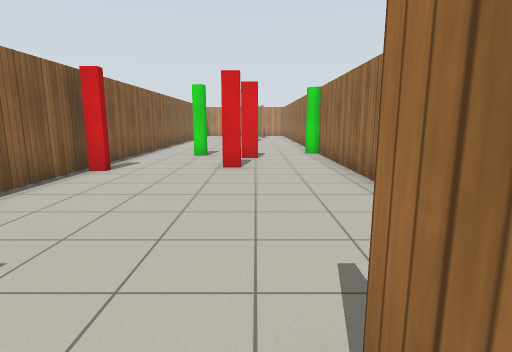
View 1 (above)

16 first-person views from a walk through a world built for the Gazebo simulator. The camera is 1.2 m above the floor, tilts 10° down and sees 80° across. The lines on the ground mark 1 m squares. The floor is counted in squares, 1 m on a side. Each view is taken from the middle of a square. On the plan, view 1 faces up. The plan holds only what a view shows up to about 13 squares ahead; the rest is blank. Simple patterns stand in for the simulator's built-in surfaces.

View 2
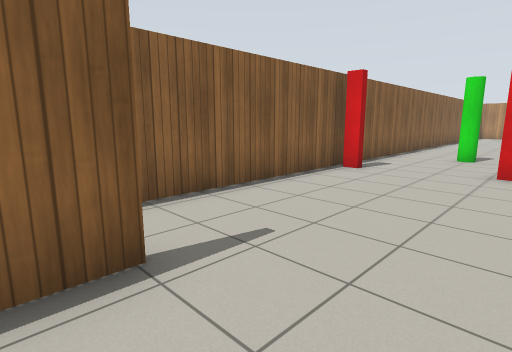

View 3
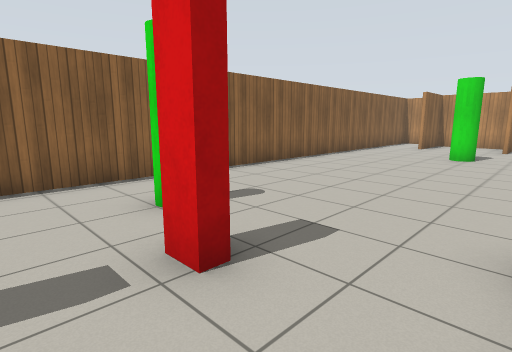

View 4
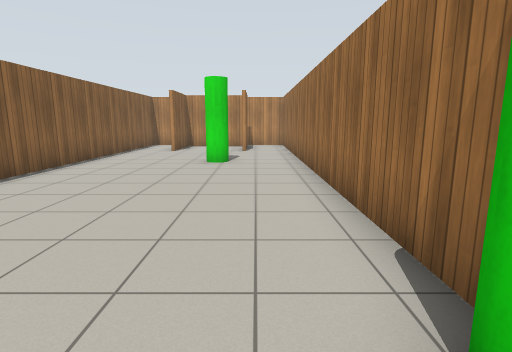

View 5
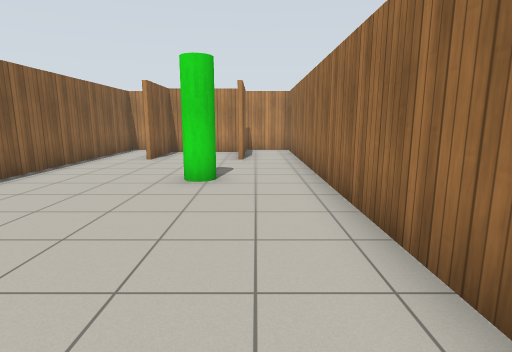

View 6
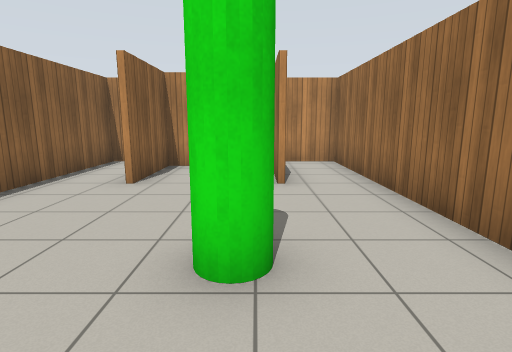

View 7
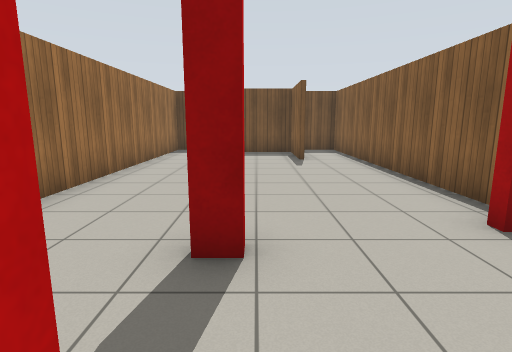

View 8
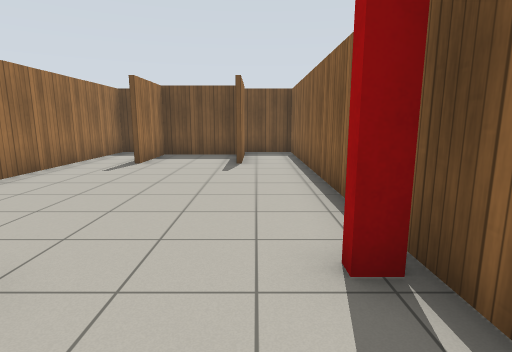

View 9
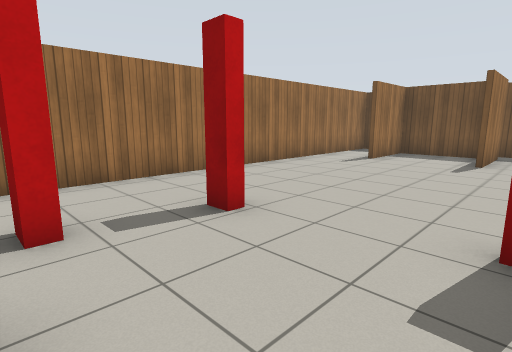

View 10
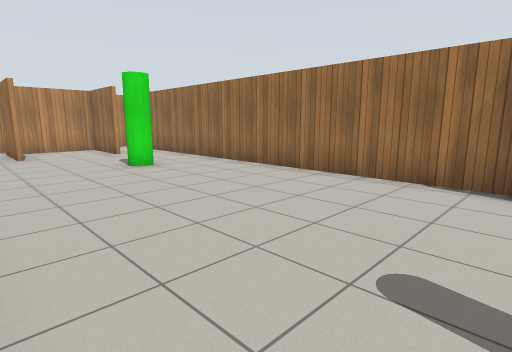

View 11
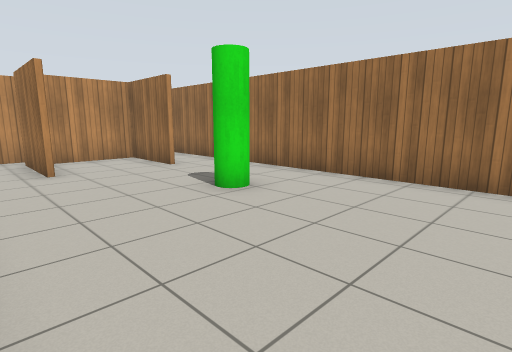

View 12
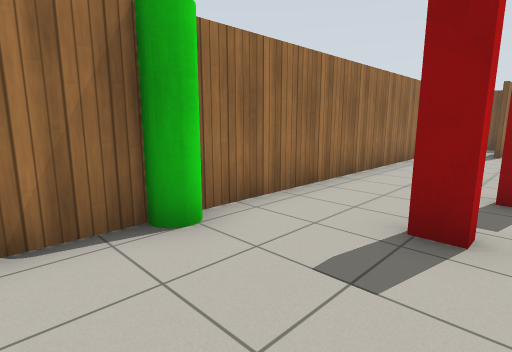

View 13
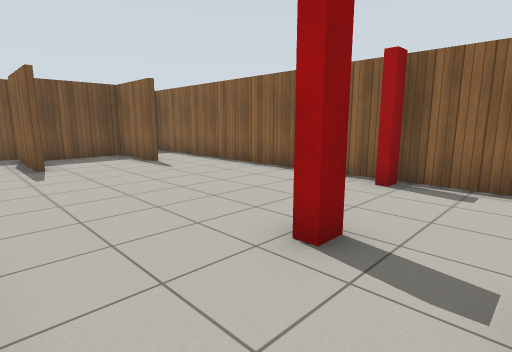

View 14
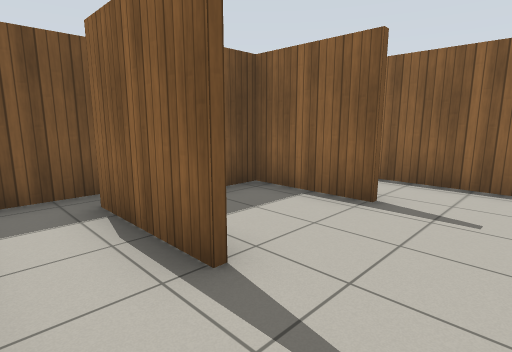

View 15
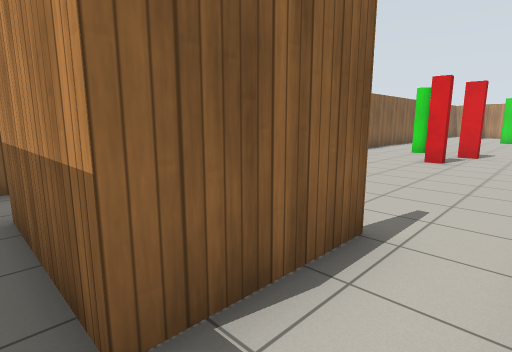

View 16
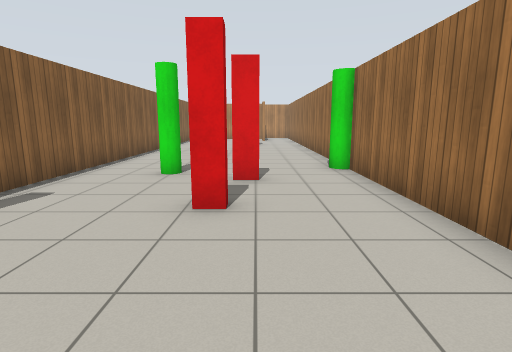

### Floor plan
Points are (right, up) in squares from view 1. A wall is a line through its corners. A room is listed if a view was taken in it or the views show most of it. See-through windows are left out.
Room 1 (views 1, 2, 3, 4, 5, 6, 7, 8, 9, 10, 11, 12, 13, 14, 16)
walls: (0.4, 23.9) (0.4, 26.4) (-2.4, 26.4) (-2.4, 23.9); (-2.6, 23.9) (-2.6, 26.6); (-2.4, 1.1) (-2.4, -1.4) (0.4, -1.4) (0.4, 1.1); (0.6, 1.1) (0.6, -1.6); (0.6, 26.4) (0.6, 23.9); (-2.4, 27.4) (-4.4, 27.4) (-4.4, -2.4) (-2.4, -2.4); (-2.6, -1.6) (-2.6, 1.1); (2.4, -1.4) (2.4, 27.4) (0.9, 27.4)
ways out: opening at (-2, -2) to room 2; opening at (2, -2) to room 2
objects: red box (-4, 8); green pole (-2, 11); red post (-1, 8); red box (0, 11); green cylinder (0, 20) to (0, 21); green cylinder (2, 12)
Room 2 (view 15)
walls: (0.2, -2.4) (2.4, -2.4) (2.4, -1.4); (0.6, -1.6) (-2.6, -1.6)
ways out: opening at (-2, -2) to room 1; opening at (2, -2) to room 1

Where each view was taken, in squares from view 1:
view 1: 0 up, 0 right, facing up
view 2: 0 up, 0 right, facing up-left
view 3: 9 up, 2 right, facing up-left
view 4: 11 up, 1 right, facing up
view 5: 14 up, 1 right, facing up
view 6: 18 up, 0 right, facing up
view 7: 11 up, 1 left, facing down
view 8: 10 up, 3 left, facing down
view 9: 11 up, 4 left, facing down-right
view 10: 12 up, 4 left, facing up-right
view 11: 16 up, 4 left, facing up-right
view 12: 14 up, 1 left, facing down-right
view 13: 10 up, 2 right, facing down-left
view 14: 3 up, 2 right, facing down-left
view 15: 2 down, 2 right, facing up-left
view 16: 4 up, 0 right, facing up
